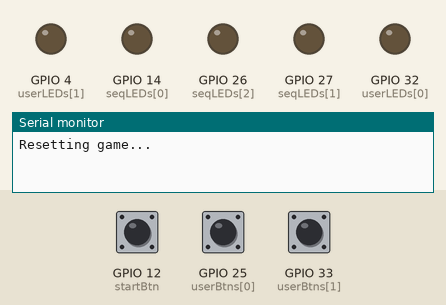
A sketch run on a simulated ESP32. Parts: output pins drawn as LEDs (lit = HIGH), the last lines printed to the serial monitor. The test bench sets the inputs (shaded band); at power-on: GPIO 12 (startBtn) HIGH, GPIO 25 (userBtns[0]) HIGH, GPIO 33 (userBtns[1]) HIGH.

Above: at 1.2 s.
1.3 s: GPIO 12 (startBtn) pulled LOW for 0.15 s
At 2.1 s:
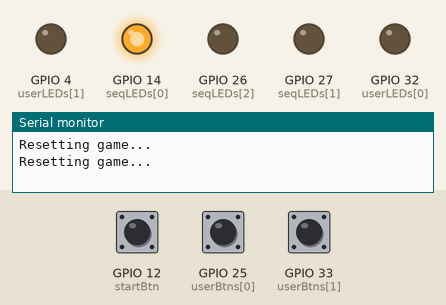
4.4 s: GPIO 25 (userBtns[0]) pulled LOW for 0.15 s
At 5.5 s:
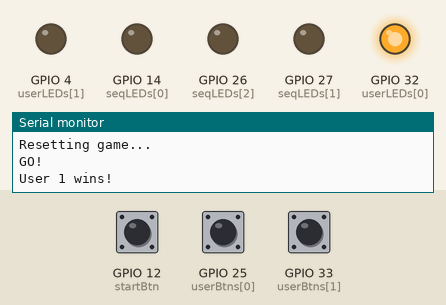
6.0 s: GPIO 12 (startBtn) pulled LOW for 1 s
At 7.6 s:
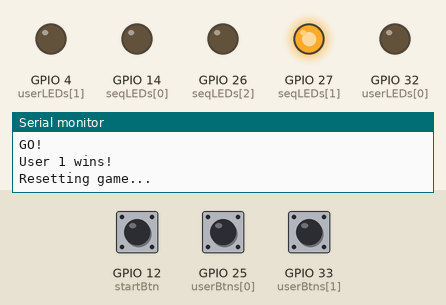
10.0 s: GPIO 33 (userBtns[1]) pulled LOW for 0.15 s
At 10.9 s:
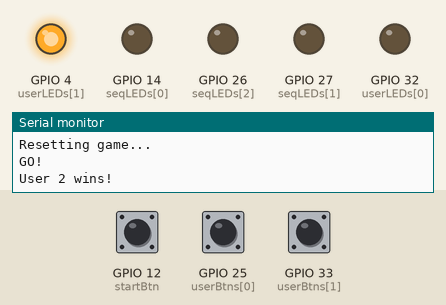
11.6 s: GPIO 12 (startBtn) pulled LOW for 3.2 s
At 14.6 s:
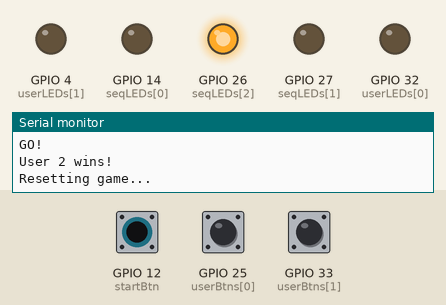
16.3 s: GPIO 12 (startBtn) driven LOW and GPIO 25 (userBtns[0]) driven LOW and GPIO 33 (userBtns[1]) driven LOW
At 19.6 s:
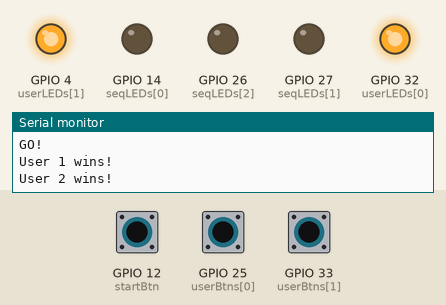
Timing chart, 0 to 20.3 s (numbered marks = the images above; inputs shaded):
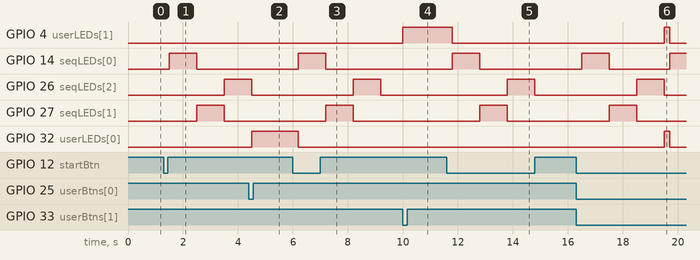

Measured:
- after the input at 1.3 s, GPIO 14 (seqLEDs[0]): LOW → HIGH after 0.20 s, → LOW 1.0 s later; GPIO 26 (seqLEDs[2]): LOW → HIGH after 2.2 s; GPIO 27 (seqLEDs[1]): LOW → HIGH after 1.2 s, → LOW 1.0 s later
- after the input at 4.4 s, GPIO 32 (userLEDs[0]): LOW → HIGH after 0.10 s
- after the input at 6.0 s, GPIO 14 (seqLEDs[0]): LOW → HIGH after 0.20 s, → LOW 1.0 s later; GPIO 26 (seqLEDs[2]): LOW → HIGH after 2.2 s, → LOW 1.0 s later; GPIO 27 (seqLEDs[1]): LOW → HIGH after 1.2 s, → LOW 1.0 s later; GPIO 32 (userLEDs[0]): HIGH → LOW after 0.20 s
- after the input at 10.0 s, GPIO 4 (userLEDs[1]): LOW → HIGH at once
- after the input at 11.6 s, GPIO 4 (userLEDs[1]): HIGH → LOW after 0.20 s; GPIO 14 (seqLEDs[0]): LOW → HIGH after 0.20 s, → LOW 1.0 s later; GPIO 26 (seqLEDs[2]): LOW → HIGH after 2.2 s, → LOW 1.0 s later; GPIO 27 (seqLEDs[1]): LOW → HIGH after 1.2 s, → LOW 1.0 s later
- after the input at 16.3 s, GPIO 4 (userLEDs[1]), GPIO 32 (userLEDs[0]): LOW → HIGH after 3.2 s, → LOW 0.20 s later; GPIO 14 (seqLEDs[0]): LOW → HIGH after 0.20 s, → LOW 1.0 s later, → HIGH 2.2 s later; GPIO 26 (seqLEDs[2]): LOW → HIGH after 2.2 s, → LOW 1.0 s later; GPIO 27 (seqLEDs[1]): LOW → HIGH after 1.2 s, → LOW 1.0 s later

The sketch:

reaction_game.ino
```cpp
// Pin definitions
const int startBtn = 12;

const int seqLEDs[3] = {14, 27, 26};
const int userBtns[2] = {25, 33};
const int userLEDs[2] = {32, 4};

// States
bool gameStarted = false;
bool ledsCompleted = false;
bool userPressed[2] = {false, false};
bool userDisqualified[2] = {false, false};
int winner = -1;

void setup() {
  Serial.begin(115200);

  pinMode(startBtn, INPUT_PULLUP);

  for (int i = 0; i < 3; i++) pinMode(seqLEDs[i], OUTPUT);
  for (int i = 0; i < 2; i++) {
    pinMode(userBtns[i], INPUT_PULLUP);
    pinMode(userLEDs[i], OUTPUT);
  }

  resetGame();
}

void loop() {
  // Start/Reset Button Logic
  if (digitalRead(startBtn) == LOW) {
    delay(200); // Debounce
    resetGame();
    startGame();
  }

  // Monitor early presses before sequence completes
  if (gameStarted && !ledsCompleted && winner == -1) {
    for (int i = 0; i < 2; i++) {
      if (!userDisqualified[i] && digitalRead(userBtns[i]) == LOW) {
        userDisqualified[i] = true;
        Serial.print("User ");
        Serial.print(i + 1);
        Serial.println(" disqualified for early press!");
      }
    }
  }

  // Monitor valid presses after sequence completes
  if (gameStarted && ledsCompleted && winner == -1) {
    for (int i = 0; i < 2; i++) {
      if (!userPressed[i] && digitalRead(userBtns[i]) == LOW) {
        userPressed[i] = true;

        if (userDisqualified[i]) {
          Serial.print("User ");
          Serial.print(i + 1);
          Serial.println(" was already disqualified.");
          continue;
        }

        // Check if opponent is disqualified
        int opponent = (i == 0) ? 1 : 0;
        if (userDisqualified[opponent]) {
          winner = i;
        } else {
          winner = i;
        }

        digitalWrite(userLEDs[i], HIGH);
        Serial.print("User ");
        Serial.print(i + 1);
        Serial.println(" wins!");
      }
    }
  }

  // If one user disqualified and other hasn’t pressed, they win by default
  if (ledsCompleted && winner == -1 &&
      ((userDisqualified[0] && !userDisqualified[1]) || (!userDisqualified[0] && userDisqualified[1]))) {

    winner = userDisqualified[0] ? 1 : 0;
    digitalWrite(userLEDs[winner], HIGH);
    Serial.print("User ");
    Serial.print(winner + 1);
    Serial.println(" wins by disqualification!");
  }
}

void resetGame() {
  Serial.println("Resetting game...");

  gameStarted = false;
  ledsCompleted = false;
  winner = -1;

  for (int i = 0; i < 2; i++) {
    userPressed[i] = false;
    userDisqualified[i] = false;
    digitalWrite(userLEDs[i], LOW);
  }

  for (int i = 0; i < 3; i++) digitalWrite(seqLEDs[i], LOW);
}

void startGame() {
  gameStarted = true;

  for (int i = 0; i < 3; i++) {
    digitalWrite(seqLEDs[i], HIGH);
    delay(1000);
    digitalWrite(seqLEDs[i], LOW);
  }

  ledsCompleted = true;
  Serial.println("GO!");
}
```
